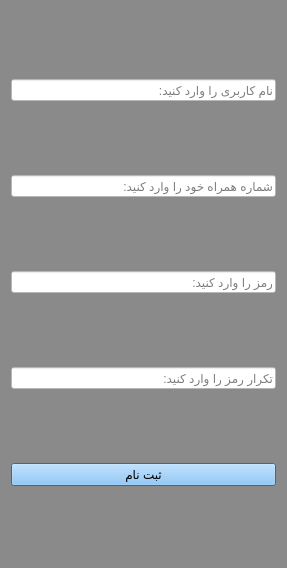
<?xml version="1.0" encoding="UTF-8"?>
<ui version="4.0">
 <class>dialog</class>
 <widget class="QDialog" name="dialog">
  <property name="geometry">
   <rect>
    <x>0</x>
    <y>0</y>
    <width>287</width>
    <height>568</height>
   </rect>
  </property>
  <property name="windowTitle">
   <string>Dialog</string>
  </property>
  <property name="styleSheet">
   <string notr="true">background-color: rgb(138, 138, 138);

</string>
  </property>
  <layout class="QGridLayout" name="gridLayout">
   <item row="0" column="0">
    <widget class="QLineEdit" name="usernamef">
     <property name="styleSheet">
      <string notr="true">background-color: rgb(255, 255, 255);</string>
     </property>
     <property name="placeholderText">
      <string>نام کاربری را وارد کنید:</string>
     </property>
    </widget>
   </item>
   <item row="1" column="0">
    <widget class="QLineEdit" name="mobilef">
     <property name="styleSheet">
      <string notr="true">background-color: rgb(255, 255, 255);</string>
     </property>
     <property name="placeholderText">
      <string>شماره همراه خود را وارد کنید:</string>
     </property>
    </widget>
   </item>
   <item row="2" column="0">
    <widget class="QLineEdit" name="passwordf_2">
     <property name="styleSheet">
      <string notr="true">background-color: rgb(255, 255, 255);</string>
     </property>
     <property name="placeholderText">
      <string>رمز را وارد کنید:</string>
     </property>
    </widget>
   </item>
   <item row="3" column="0">
    <widget class="QLineEdit" name="password2f">
     <property name="styleSheet">
      <string notr="true">background-color: rgb(255, 255, 255);</string>
     </property>
     <property name="placeholderText">
      <string>تکرار رمز را وارد کنید:</string>
     </property>
    </widget>
   </item>
   <item row="4" column="0">
    <widget class="QPushButton" name="registerb">
     <property name="styleSheet">
      <string notr="true">background-color: rgb(0, 85, 0);
background-color: rgb(129, 196, 255);</string>
     </property>
     <property name="text">
      <string>ثبت نام</string>
     </property>
    </widget>
   </item>
  </layout>
 </widget>
 <resources/>
 <connections/>
</ui>
